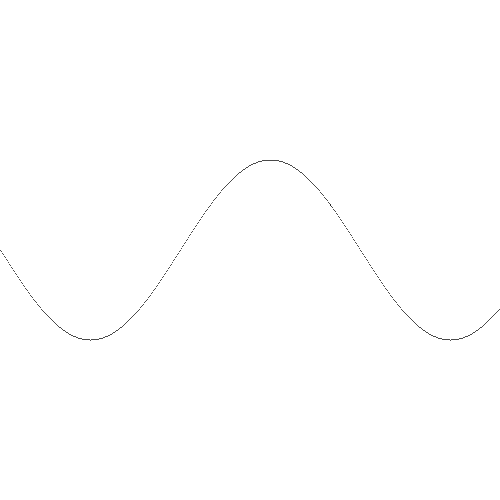
Frame 1 (no input)
Frame 60 (the mouse pressed at the canvas centre just before this capture): blank canvas, image omitted
Frame 120 (the mouse held since frame 60 and released just before this capture): blank canvas, image omitted

The Processing sketch that drew this single still picture (run headless with seeded random() and noise(); from frame 60 on, the mouse is pressed at the canvas centre):

// Processing sketch: lab3Extension1
// ── lab3Extension1.pde
int amp   = 100;
float s   = 0.00;

void setup() {
	size(500, 500);
}

void draw() {
	background(255);
	stroke(0);
	amp += map(mouseX, 0, height, -10, 10);
	for (int i = 0; i < width; i++) {
		float s = map(sin(radians(i)), -1, 1, -amp, amp);
		point(i, height/2 + s);
	}
}
